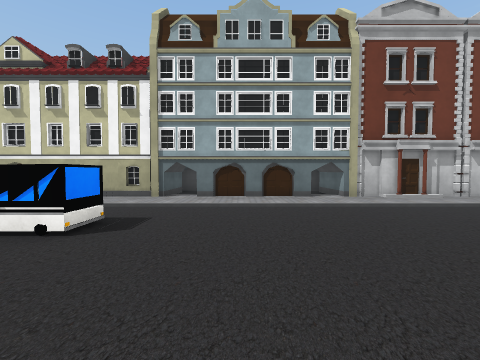
[1] (above)

24 first-person views from a walk through a scene from a Unity 3-D project. The camera is 1.5 m above the floor, tilts 2° down and sees 90° across. The floor is counted in squares, 2 m on a side. Each view is taken from the middle of a square. On the plan, view 1 faces up. The plan holds only what a view shows up to about 9 squares ahead; the rest is blank. The place goes on beyond the plan. The player character is not drawn. Some surface patterns are stand-ins.

[2]
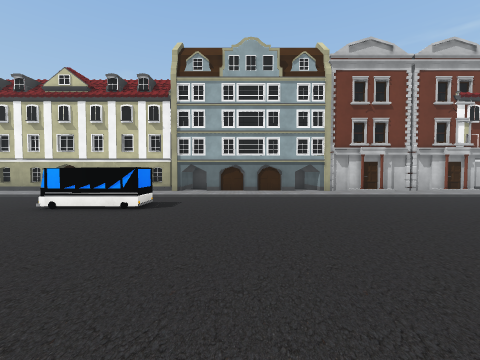

[3]
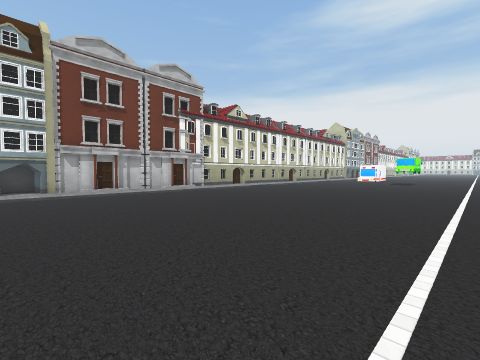

[4]
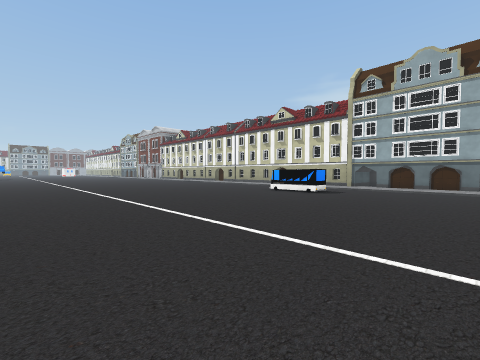

[5]
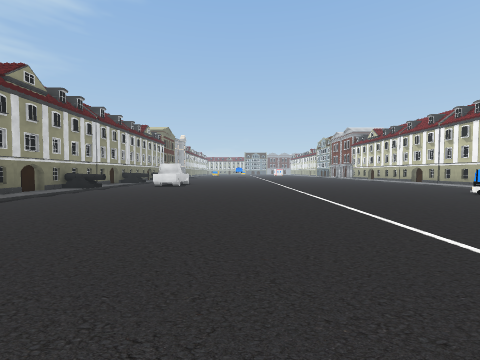

[6]
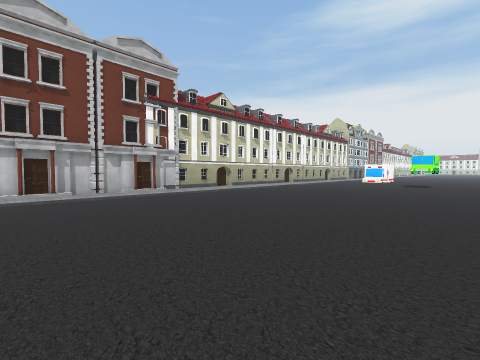

[7]
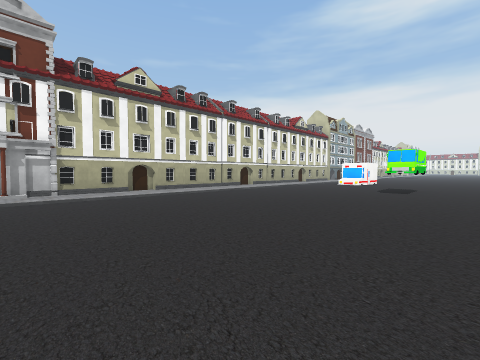

[8]
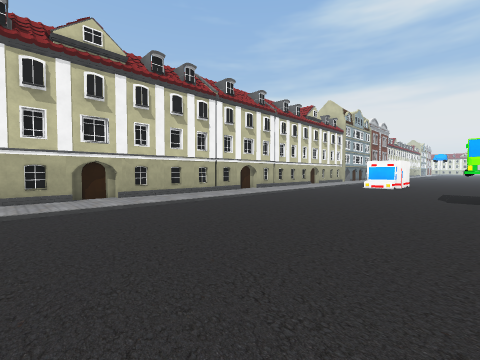

[9]
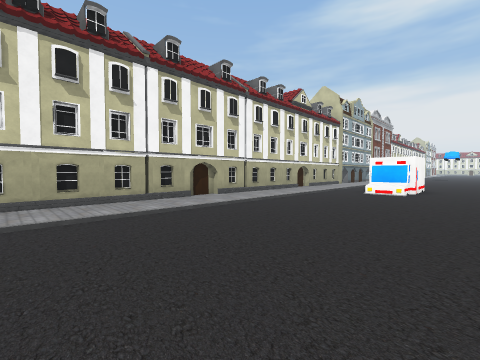

[10]
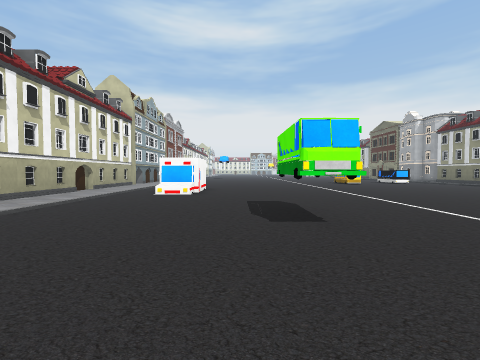

[11]
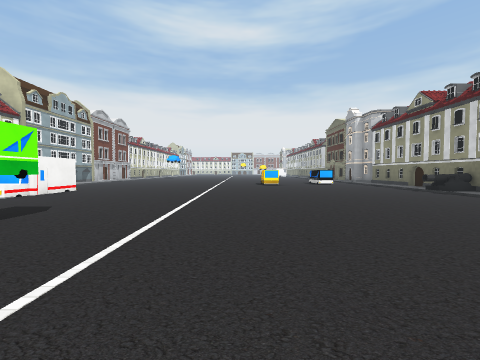

[12]
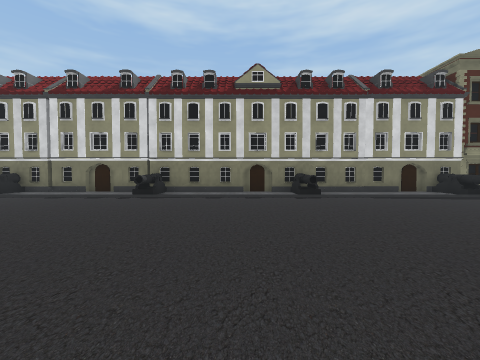

[13]
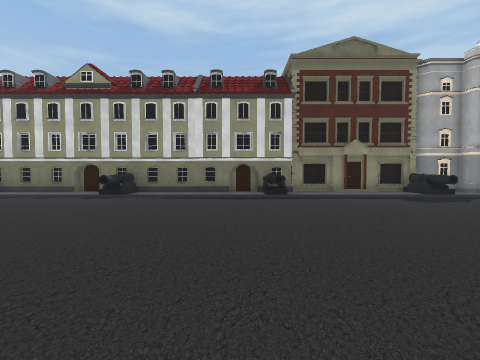

[14]
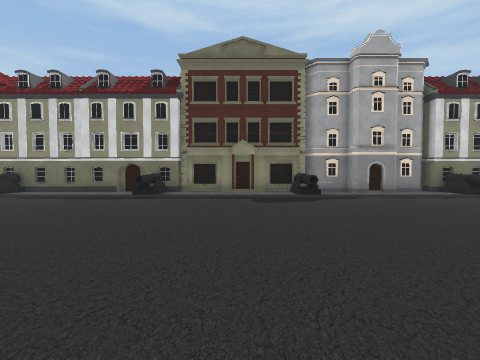

[15]
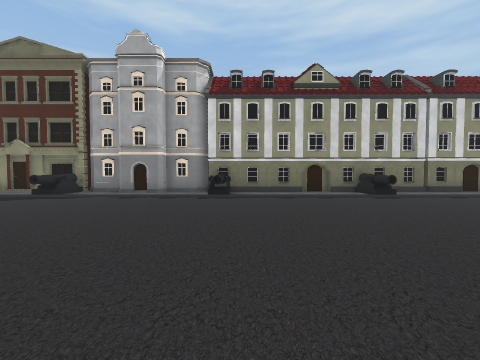

[16]
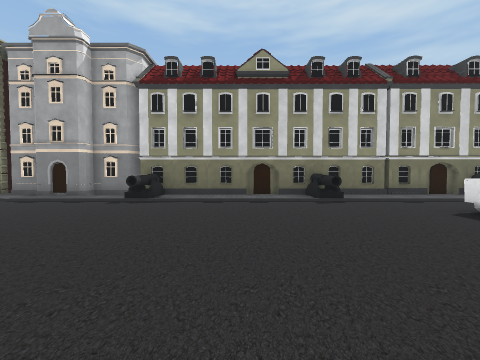

[17]
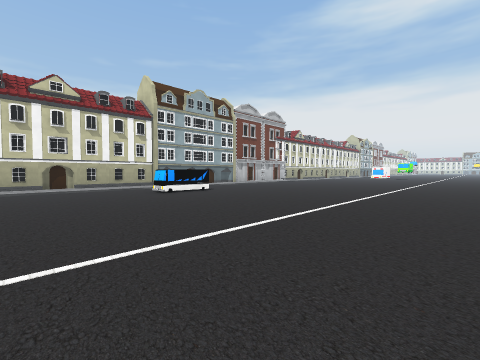

[18]
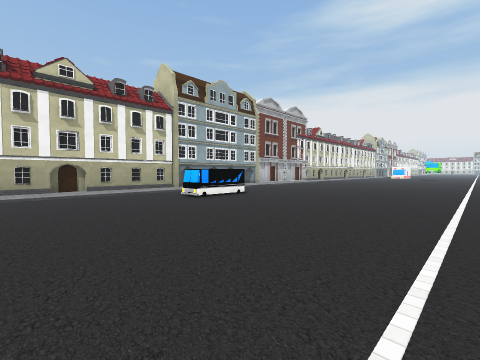

[19]
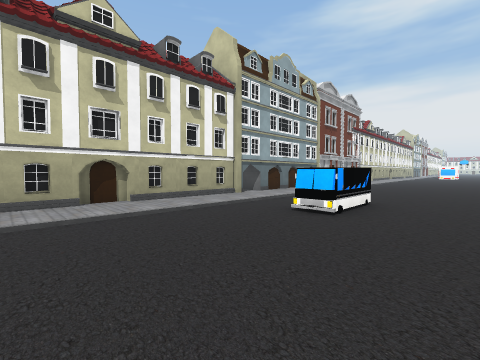

[20]
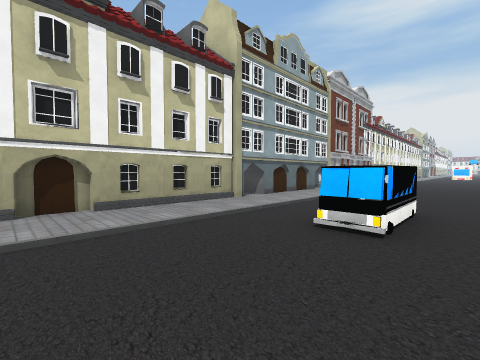

[21]
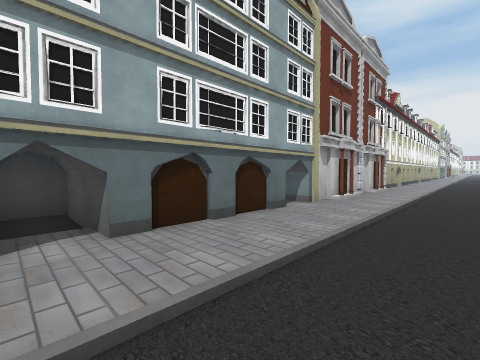

[22]
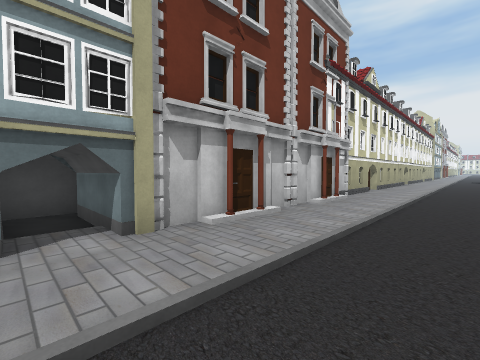

[23]
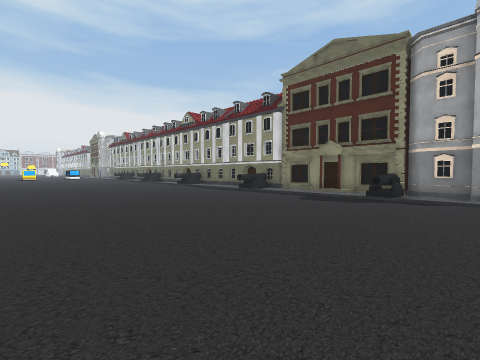

[24]
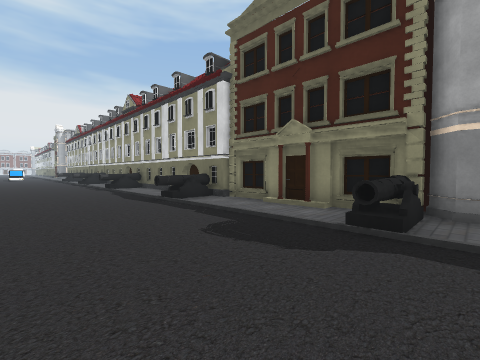

### Floor plan
Key: @ floor where view 1 was taken; # wall or solid block; . floor; / step, stairs or slope; B building; C cannon; T truck; O other object.
Columns run from 8 left of view 1 to 24 right of it. Each row starts with its distance up from view 1.
  9      B##  ##
  8      B##  ##     B      B
  7 BBBBBBB#BB####B#BBBBBBBBBBBBBBBB
  6 ................................
  5 ////////////////////////////////
  4 ...............................O
  3 ....OOO.......................OOO
  2 .................................
  1 .................................
  0 ........@.................#O.....
 -1 .................................
 -2 .................................
 -3 ....................... .........
 -4 .................................
 -5 .................................
 -6    ..............................
 -7   ...............................
 -8  ................................
 -9 T................................
-10 .................................
-11 ..C....C....C....C....C....C....C
-12 ..C....C.##.C....C....C....C....C
-13 BBBBBBB####BB####BBBBBBBBBBBBBBBB
-14             ##                 B

Positions as (right, up) in squares from view 1, and headings:
1: (0, 0), facing up
2: (0, -2), facing up
3: (2, -3), facing up-right
4: (2, -5), facing up-left
5: (4, -5), facing left
6: (4, -2), facing up-right
7: (8, -2), facing up-right
8: (10, 0), facing up-right
9: (13, 1), facing up-right
10: (14, 1), facing right
11: (15, -4), facing right
12: (16, -4), facing down
13: (10, -4), facing down
14: (6, -4), facing down
15: (-2, -4), facing down
16: (-4, -5), facing down
17: (-8, -5), facing up-right
18: (-8, -3), facing up-right
19: (-8, 1), facing up-right
20: (-7, 2), facing up-right
21: (-2, 4), facing up-right
22: (2, 4), facing up-right
23: (2, -4), facing down-right
24: (3, -8), facing down-right
